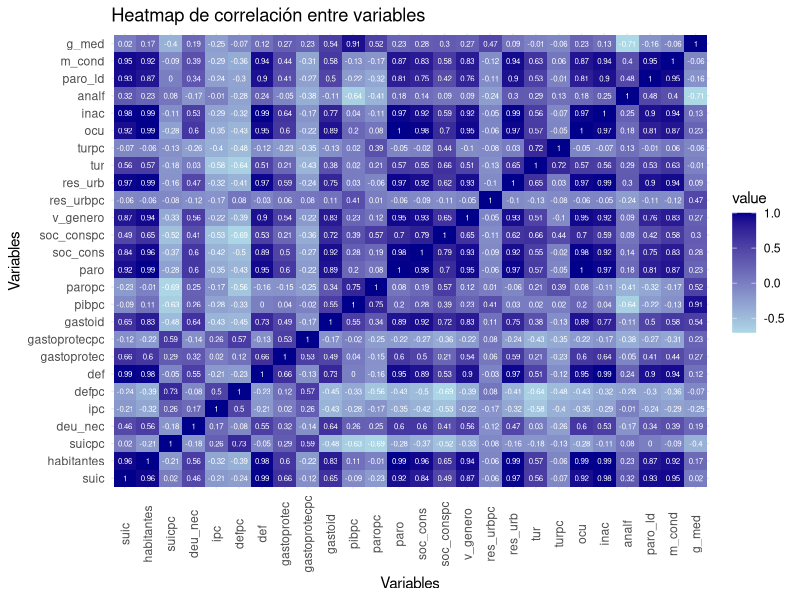
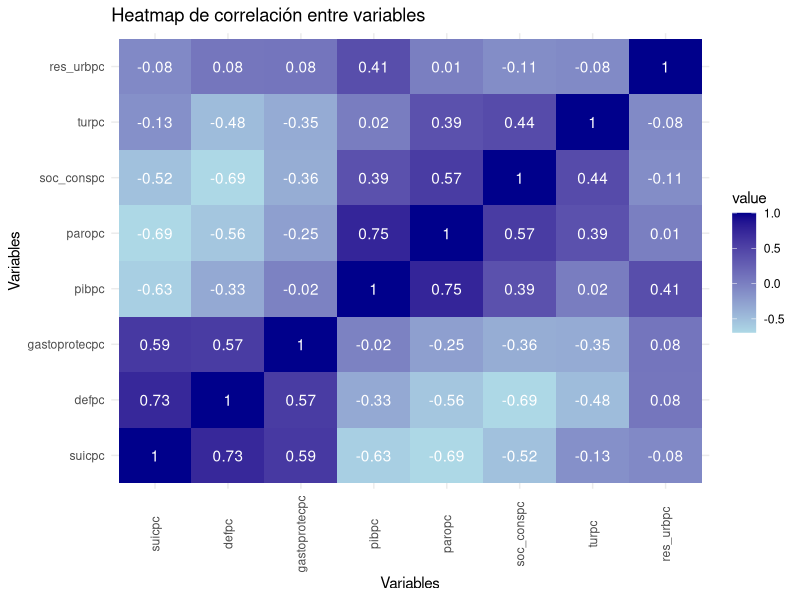
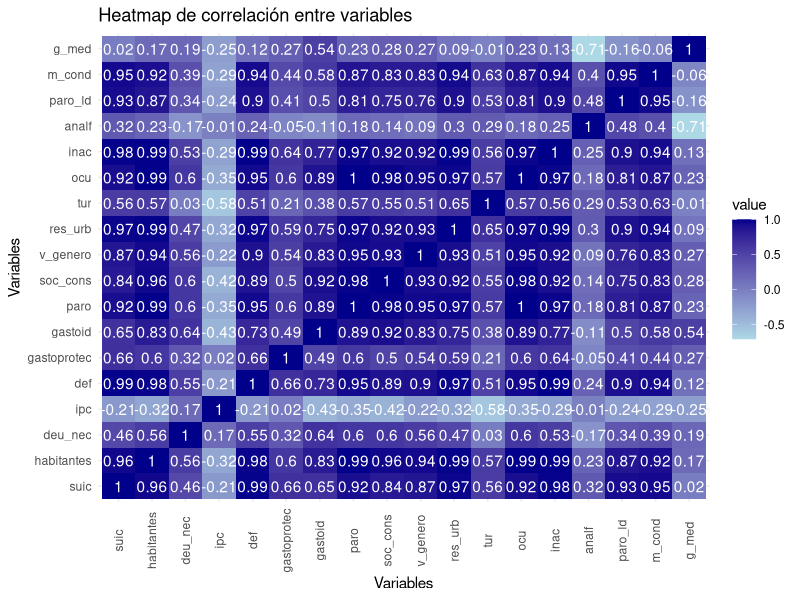
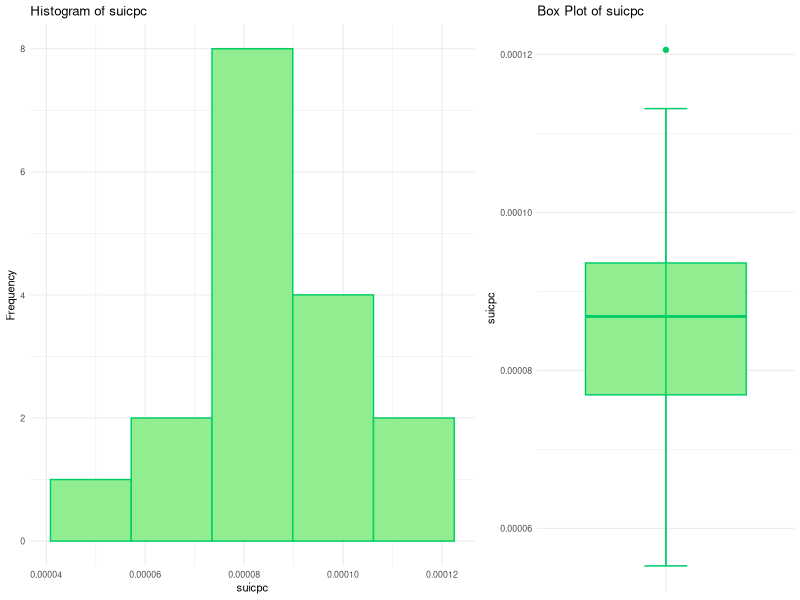
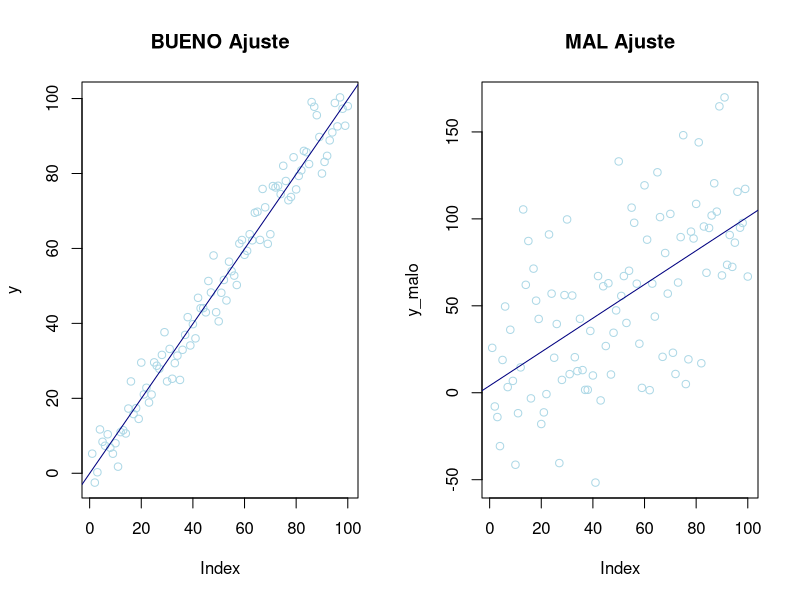
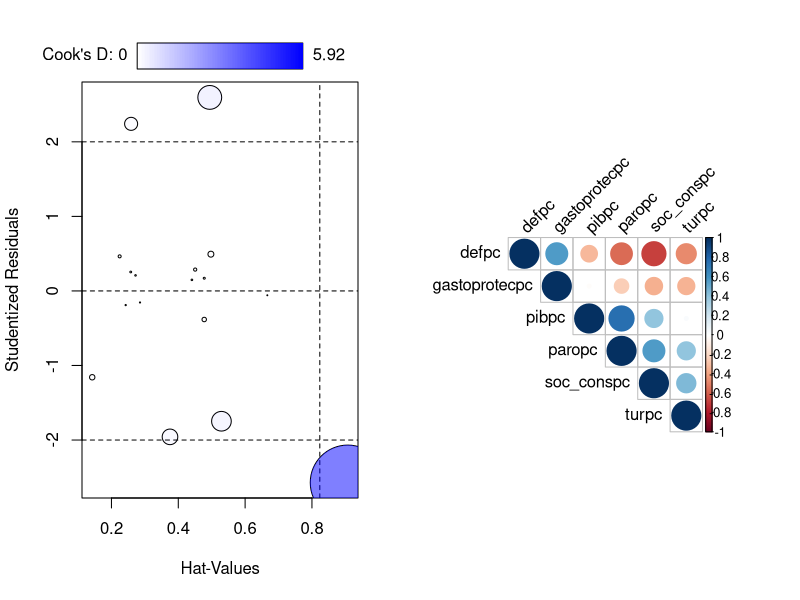

These charts were generated, in order, by the following R code:
## ---- chunk 1
#| label: setup
#| include: false
knitr::opts_chunk$set(echo = TRUE, fig.align = "center", warning = FALSE, message = FALSE)


# fig.align= 'center para que nos centre todas figuras que se muestran
# warning = FALSE para que no muestre mensajes de warning
# message = FALSE para que no muestre mensajes automáticos cuando carga paquetes y demás en el output
## ---- chunk 2
#| label: librerias
library(readxl) # Para leer los excels
library(kableExtra) # Para dar formato a las tablas html
library(knitr)
library(gridExtra) # Para cargar bien las tab
library(car) # for bonfferroni test
library(reshape2) # Para manejar los datos
library(dplyr) # Para manejar los datos
library(ggplot2)
library(lmtest) # Test Homocedasticidad
library(corrplot) # Para el gráfico de correlaciones
## ---- chunk 3
#| label: datos
suicidios <- read_excel("../../../files/suicidios2019CCAA.xlsx", sheet = "Datos")
## ---- chunk 4
anyNA(suicidios) # Any missing data
## ---- chunk 5
#| echo: false
summary_stats <- function(data) {
  # Filtra solo las columnas numéricas del dataframe
  num_data <- data[, sapply(data, is.numeric)]

  # Calcula las estadísticas descriptivas para cada columna
  stats <- sapply(num_data, function(col) {
    c(
      Min = format(round(min(col, na.rm = TRUE)), nsmall = 1),
      Q1 = format(round(quantile(col, 0.25, na.rm = TRUE)), nsmall = 1),
      Mean = format(round(mean(col, na.rm = TRUE)), nsmall = 1),
      Median = format(round(median(col, na.rm = TRUE)), nsmall = 1),
      Q3 = format(round(quantile(col, 0.75, na.rm = TRUE)), nsmall = 1),
      Max = format(round(max(col, na.rm = TRUE), 6), nsmall = 1)
    )
  })

  # Transpone el resultado y conviértelo en un dataframe
  result <- as.data.frame(t(stats))

  # Agrega una columna con los nombres de las variables
  result <- cbind(variable = rownames(result), result)

  # Establece los nombres de las columnas
  colnames(result) <- c("variable", "Min", "Q1", "Mean", "Median", "Q3", "Max")

  return(result)
}




# Ejemplo de uso con un data frame 'df'
# Reemplaza 'df' con el nombre de tu data frame
result_df <- summary_stats(suicidios)

# Convierte la salida a una tabla utilizando kable
kable(result_df, format = "pipe", caption = "Tabla mostrando las medidas de interés para cada variable.")
## ---- chunk 6
#| echo: false
#| fig-cap: Correlaciones entre variables
correlation_matrix <- cor(suicidios[, -1]) # Calcula la matriz de correlación excluyendo 'ccaa'

# Transforma la matriz en formato de datos largo para ggplot
melted_correlation <- melt(correlation_matrix)

# Crea el gráfico de calor
ggplot(melted_correlation, aes(Var1, Var2, fill = value, label = round(value, 2))) +
  geom_tile() +
  geom_text(color = "white", size = 2) + # Agrega etiquetas de texto
  scale_fill_gradient(low = "lightblue", high = "darkblue") +
  labs(title = "Heatmap de correlación entre variables", x = "Variables", y = "Variables") +
  theme_minimal() +
  theme(axis.text.x = element_text(angle = 90, vjust = 0.5))
## ---- chunk 7
#| echo: false
#| fig-cap: Correlaciones entre variables per cápita
# Tomamos sólo las columnas per cápita
per_capita <- c("suicpc", "defpc", "gastoprotecpc", "pibpc", "paropc", "soc_conspc", "turpc", "res_urbpc")

correlation_matrix2 <- cor(suicidios[, per_capita]) # Calcula la matriz de correlación excluyendo 'ccaa'

# Transforma la matriz en formato de datos largo para ggplot
melted_correlation2 <- melt(correlation_matrix2)

# Crea el gráfico de calor
ggplot(melted_correlation2, aes(Var1, Var2, fill = value, label = round(value, 2))) +
  geom_tile() +
  geom_text(color = "white") + # Agrega etiquetas de texto
  scale_fill_gradient(low = "lightblue", high = "darkblue") +
  labs(title = "Heatmap de correlación entre variables", x = "Variables", y = "Variables") +
  theme_minimal() +
  theme(axis.text.x = element_text(angle = 90, vjust = 0.5))
## ---- chunk 8
#| echo: false
#| fig-cap: Correlaciones entre variables que no son per cápita
# Tomamos todas columnas menos las per cápita
columnas_a_excluir <- c("ccaa", per_capita)

correlation_matrix3 <- cor(select(suicidios, -any_of(columnas_a_excluir))) # Calcula la matriz de correlación excluyendo 'ccaa'

# Transforma la matriz en formato de datos largo para ggplot
melted_correlation3 <- melt(correlation_matrix3)

# Crea el gráfico de calor
ggplot(melted_correlation3, aes(Var1, Var2, fill = value, label = round(value, 2))) +
  geom_tile() +
  geom_text(color = "white") + # Agrega etiquetas de texto
  scale_fill_gradient(low = "lightblue", high = "darkblue") +
  labs(title = "Heatmap de correlación entre variables", x = "Variables", y = "Variables") +
  theme_minimal() +
  theme(axis.text.x = element_text(angle = 90, vjust = 0.5))
## ---- chunk 9
#| echo: false
#| out-width: 50%
#| fig-align: center
#| fig-cap: 'Suicidios per cápita. '
# Histogram suicpc
histogram13 <- ggplot(suicidios, aes(x = suicpc)) +
  geom_histogram(fill = "lightgreen", color = "springgreen3", bins = 5) +
  labs(title = "Histogram of suicpc", x = "suicpc", y = "Frequency") +
  theme_minimal(base_size = 8)

# Box Plot suicpc
boxplot13 <- ggplot(suicidios, aes(x = "d", y = suicpc)) +
  geom_boxplot(fill = "lightgreen", color = "springgreen3") +
  stat_boxplot(geom = "errorbar", width = 0.2, color = "springgreen3") +
  labs(title = "Box Plot of suicpc", x = "", y = "suicpc") +
  theme_minimal(base_size = 8) +
  theme(
    axis.title.x = element_blank(),
    axis.text.x = element_blank(),
    axis.ticks.x = element_blank()
  )


grid.arrange(histogram13, boxplot13, widths = c(0.3, 0.2), nrow = 1)
## ---- chunk 10
par(mfrow = c(1, 2)) # Dos gráficos misma fila

# Poca variabilidad
x <- seq(1, 100, 1)
y <- rnorm(100, x, 5)
p1 <- plot(y, col = "lightblue", main = "BUENO Ajuste") + abline(lm(y ~ x), col = "navy")

# Mucha variabilidad
x_malo <- seq(1, 100, 1)
y_malo <- rnorm(100, x, 35)
p2 <- plot(y_malo, col = "lightblue", main = "MAL Ajuste") + abline(lm(y_malo ~ x_malo), col = "navy")
## ---- chunk 11
#| label: modelo1
#| class-source: fold-show
# Modelo inicial
lm1 <- lm(suicpc ~ defpc + gastoprotecpc + pibpc + paropc + soc_conspc + turpc, suicidios)

summary(lm1)
## ---- chunk 12
#| class-source: fold-show
outlierTest(lm1)
## ---- chunk 13
#| class-source: fold-show
bptest(suicpc ~ defpc + gastoprotecpc + pibpc + paropc + soc_conspc + turpc, suicidios, varformula = ~ fitted.values(lm1), studentize = FALSE)
## ---- chunk 14
#| class-source: fold-show
shapiro.test(lm1$residuals)
## ---- chunk 15
resettest(suicpc ~ defpc + gastoprotecpc + pibpc + paropc + soc_conspc + turpc, suicidios, power = 2, type = "regressor")
## ---- chunk 16
#| out-width: 50%
influencePlot(lm1, id = list(method = "noteworth", n = 2))
## ---- chunk 17
mat_cor <- cor(suicidios[, c("defpc", "gastoprotecpc", "pibpc", "paropc", "soc_conspc", "turpc")]) %>% round(digits = 2)
corrplot(mat_cor, type = "upper", order = "hclust", tl.col = "black", tl.srt = 45)
## ---- chunk 18
# Inflación de la varianza
vif(lm1)
